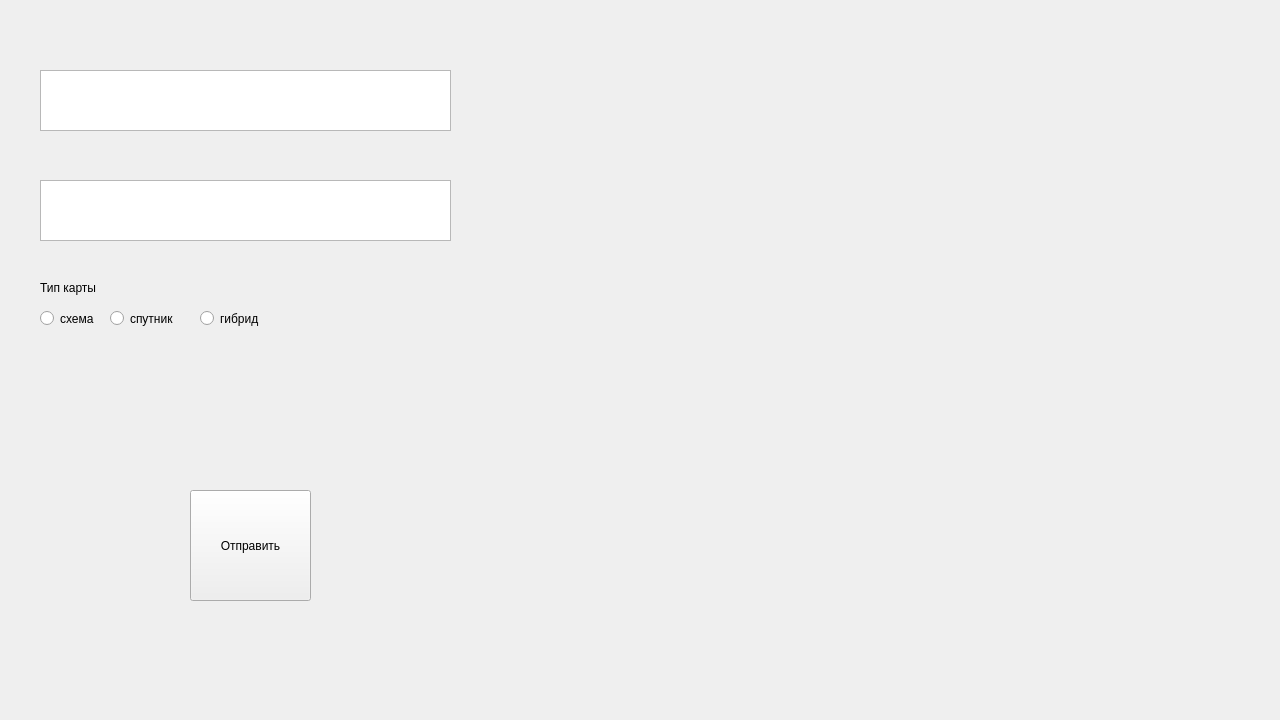
<?xml version="1.0" encoding="UTF-8"?>
<ui version="4.0">
 <class>MainWindow</class>
 <widget class="QMainWindow" name="MainWindow">
  <property name="geometry">
   <rect>
    <x>0</x>
    <y>0</y>
    <width>1280</width>
    <height>720</height>
   </rect>
  </property>
  <property name="windowTitle">
   <string>MainWindow</string>
  </property>
  <widget class="QWidget" name="centralwidget">
   <widget class="QLabel" name="map_image">
    <property name="geometry">
     <rect>
      <x>530</x>
      <y>70</y>
      <width>681</width>
      <height>571</height>
     </rect>
    </property>
    <property name="text">
     <string/>
    </property>
   </widget>
   <widget class="QTextEdit" name="coords_pole">
    <property name="geometry">
     <rect>
      <x>40</x>
      <y>70</y>
      <width>411</width>
      <height>61</height>
     </rect>
    </property>
   </widget>
   <widget class="QPushButton" name="btn">
    <property name="geometry">
     <rect>
      <x>190</x>
      <y>490</y>
      <width>121</width>
      <height>111</height>
     </rect>
    </property>
    <property name="text">
     <string>Отправить</string>
    </property>
   </widget>
   <widget class="QTextEdit" name="spn_pole">
    <property name="geometry">
     <rect>
      <x>40</x>
      <y>180</y>
      <width>411</width>
      <height>61</height>
     </rect>
    </property>
   </widget>
   <widget class="QRadioButton" name="SchemMapType">
    <property name="geometry">
     <rect>
      <x>40</x>
      <y>310</y>
      <width>82</width>
      <height>17</height>
     </rect>
    </property>
    <property name="text">
     <string>схема</string>
    </property>
   </widget>
   <widget class="QLabel" name="label">
    <property name="geometry">
     <rect>
      <x>40</x>
      <y>280</y>
      <width>341</width>
      <height>16</height>
     </rect>
    </property>
    <property name="text">
     <string>Тип карты</string>
    </property>
   </widget>
   <widget class="QRadioButton" name="SputnikMapType">
    <property name="geometry">
     <rect>
      <x>110</x>
      <y>310</y>
      <width>82</width>
      <height>17</height>
     </rect>
    </property>
    <property name="text">
     <string>спутник</string>
    </property>
   </widget>
   <widget class="QRadioButton" name="HybridMapType">
    <property name="geometry">
     <rect>
      <x>200</x>
      <y>310</y>
      <width>82</width>
      <height>17</height>
     </rect>
    </property>
    <property name="text">
     <string>гибрид</string>
    </property>
   </widget>
  </widget>
 </widget>
 <resources/>
 <connections/>
</ui>
